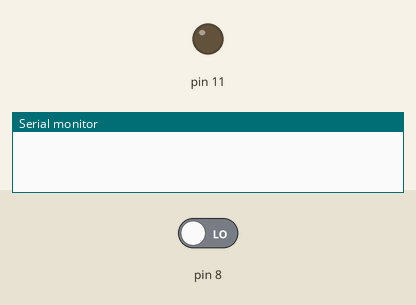
Simulated run of this sketch. Board: Arduino Uno, built with avr-gcc and run on an emulated ATmega328P. Parts: output pins drawn as LEDs (lit = HIGH), the last lines printed to the serial monitor. The inputs (shaded band) are chosen by the test bench; at power-on: pin 8 LOW.

Above: at 1.2 s.
1.3 s: pin 8 driven HIGH
At 2.7 s:
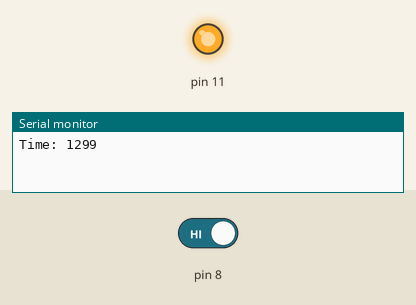
Timing chart, 0 to 4.3 s (numbered marks = the images above; inputs shaded):
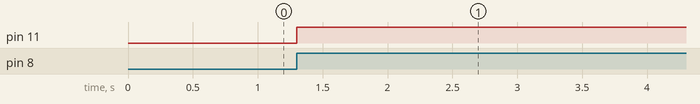

Measured:
- after the input at 1.3 s, pin 11: LOW → HIGH at once

The sketch:

contagemDeTempo.ino
```cpp
unsigned long timeint;
void setup() {
  Serial.begin(9600);
  pinMode(11,OUTPUT);
  pinMode(8,INPUT);
}
int estado = 1;
int apertado = 0;
void loop() {
  apertado = digitalRead(8);
  if(estado==1 && apertado){
    Serial.print("Time: ");
    timeint = millis();
    Serial.println(timeint);
    estado=2;
    digitalWrite(11,HIGH);
  }
  if(estado==2 && apertado) {
    if(millis() >= (timeint+3000)){
      digitalWrite(11,LOW);
      estado=1;
    }
  }
  if(estado==2 && !apertado) {
     estado=3;
  }
  if(estado==3 && !apertado) {
    if(millis() >= (timeint+3000)){
      digitalWrite(11,LOW);
      estado=1;
    }
  }
  if(estado==3 && apertado) {
    digitalWrite(11,LOW);
    estado = 4;
  }
  if(estado==4 && !apertado) {
    estado = 1;
  }
}
```
